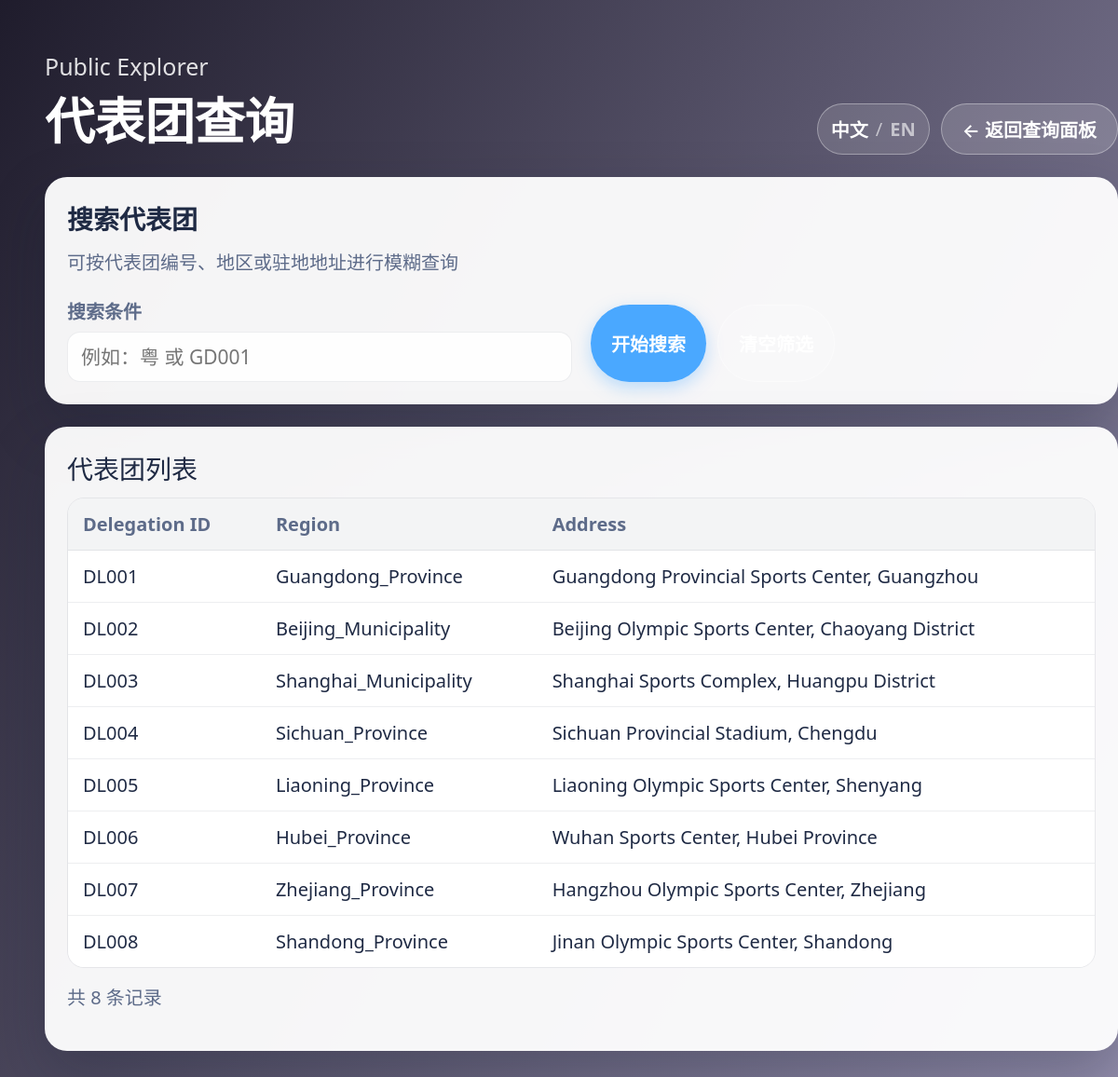
/delegation_list.php?lang=zh, run on the app's committed database.
### tables this page shows
CREATE TABLE Delegation (
    Delegation_id VARCHAR(50) PRIMARY KEY,
    Region VARCHAR(50) NOT NULL UNIQUE,
    Address VARCHAR(100)
);

### delegation_list.php (the view, shortened to what this page needs)
<?php
require_once __DIR__ . '/lang.php';
$db = new SQLite3(__DIR__ . '/data.db');
$search_term = isset($_GET['search']) ? trim($_GET['search']) : '';
if (!empty($search_term)) {
    $stmt = $db->prepare("SELECT * FROM Delegation
                         WHERE Delegation_id LIKE :term
                         OR Region LIKE :term
                         OR Address LIKE :term");
    $like_term = '%' . $search_term . '%';
    $stmt->bindValue(':term', $like_term, SQLITE3_TEXT);
    $results = $stmt->execute();
    $search_performed = true;
} else {
    $results = $db->query("SELECT * FROM Delegation");
}
?>
<!DOCTYPE html>
<html lang="<?= app_lang_html_attr(); ?>">
<head>
    <link rel="stylesheet" href="assets/ui.css">
</head>
<body>
<div class="app-shell">
    <header class="page-header">
        <div>
            <p>Public Explorer</p>
            <h1>代表团查询</h1>
        </div>
        <div class="header-actions">
            <?= render_lang_toggle(); ?>
            <a class="btn btn-ghost" href="public.php?lang=<?= app_lang_get(); ?>">← 返回查询面板</a>
        </div>
    </header>
    <section class="app-card">
        <h2 class="card-title">搜索代表团</h2>
        <p class="card-subtitle">可按代表团编号、地区或驻地地址进行模糊查询</p>
        <form method="get" class="form-grid">
            <div class="form-group">
                <label for="search">搜索条件</label>
                <input type="text" id="search" name="search" placeholder="例如：粤 或 GD001" value="<?= htmlspecialchars($search_term) ?>">
            </div>
            <div class="form-actions">
                <button class="btn btn-secondary" type="submit">开始搜索</button>
                <a class="btn btn-ghost" href="delegation_list.php">清空筛选</a>
            </div>
        </form>
    </section>
    <section class="app-card">
        <div class="card-title">代表团列表</div>
        <div class="table-wrapper">
            <table>
                <thead>
                <tr>
                    <th>Delegation ID</th>
                    <th>Region</th>
                    <th>Address</th>
                </tr>
                </thead>
                <tbody>
                <?php
                $row_count = 0;
                while ($row = $results->fetchArray(SQLITE3_ASSOC)) {
                    $row_count++;
                    echo '<tr>';
                    echo '<td>' . htmlspecialchars($row['Delegation_id']) . '</td>';
                    echo '<td>' . htmlspecialchars($row['Region']) . '</td>';
                    echo '<td>' . htmlspecialchars($row['Address']) . '</td>';
                    echo '</tr>';
                }
                ?>
                </tbody>
            </table>
        </div>
        <p style="margin-top:16px; color: var(--text-secondary);">共 <?= $row_count ?> 条记录</p>
    </section>
</div>
</body>
</html>

### assets/ui.css (style rules this page uses)
:root { --bg-gradient: linear-gradient(120deg, #1f1c2c, #928dab); --card-bg: rgba(255, 255, 255, 0.95); --text-primary: #1f2a44; --text-secondary: #5d6b89; --border-color: rgba(31, 42, 68, 0.08); --accent: #ff7e67; --accent-2: #4aa8ff; --accent-3: #2ecc71; --danger: #e74c3c; --warning: #f39c12; --success-bg: #e6f7f1; --error-bg: #fdecea; font-size: clamp(16px, 0.9vw + 13px, 20px); }
* { box-sizing: border-box; font-family: 'Microsoft YaHei', 'Segoe UI', system-ui, -apple-system, BlinkMacSystemFont, sans-serif; }
body { margin: 0; min-height: 100vh; background: var(--bg-gradient); padding: clamp(18px, 4vw, 60px); color: var(--text-primary); }
.app-shell { width: min(1500px, 96vw); margin: 0 auto; display: flex; flex-direction: column; gap: 24px; }
.page-header { display: flex; flex-wrap: wrap; justify-content: space-between; align-items: flex-end; gap: 16px; color: #fff; }
.page-header h1 { margin: 0; font-size: clamp(2.2rem, 1.8vw + 1.6rem, 3.2rem); }
.page-header p { margin: 6px 0 0; color: rgba(255, 255, 255, 0.86); font-size: clamp(1rem, 0.6vw + 0.9rem, 1.25rem); }
.header-actions { display: flex; flex-wrap: wrap; gap: 12px; flex: 1; justify-content: flex-end; }
.btn { display: inline-flex; align-items: center; justify-content: center; gap: 6px; padding: 12px 22px; border-radius: 999px; text-decoration: none; font-weight: 600; font-size: 1rem; border: none; cursor: pointer; transition: transform 0.2s ease, box-shadow 0.2s ease; }
.btn-secondary { background: var(--accent-2); color: #fff; box-shadow: 0 6px 18px rgba(74, 168, 255, 0.35); }
.btn-ghost { background: rgba(255, 255, 255, 0.15); color: #fff; border: 1px solid rgba(255, 255, 255, 0.35); }
.app-card { background: var(--card-bg); border-radius: 24px; padding: clamp(24px, 2vw, 36px); box-shadow: 0 25px 60px rgba(15, 23, 42, 0.25); }
.card-title { font-size: 1.4rem; margin: 0 0 12px; color: var(--text-primary); }
.card-subtitle { margin: 0 0 24px; color: var(--text-secondary); }
.form-grid { display: grid; gap: 20px; grid-template-columns: repeat(auto-fit, minmax(220px, 1fr)); }
.form-group { display: flex; flex-direction: column; gap: 8px; }
.form-group label { font-weight: 600; color: var(--text-secondary); }
.form-group input, .form-group select, .form-group textarea { padding: 12px 14px; border-radius: 14px; border: 1px solid var(--border-color); background: rgba(255, 255, 255, 0.85); font-size: 1.05rem; }
.form-actions { margin-top: 8px; display: flex; gap: 12px; flex-wrap: wrap; }
.table-wrapper { overflow-x: auto; border-radius: 18px; border: 1px solid var(--border-color); }
table { width: 100%; border-collapse: collapse; font-size: 1rem; background: #fff; }
th, td { padding: 14px 16px; border-bottom: 1px solid rgba(31, 42, 68, 0.08); text-align: left; }
th { background: rgba(31, 42, 68, 0.05); font-weight: 600; color: var(--text-secondary); }
tr:last-child td { border-bottom: none; }

### data on the page
delegation: Delegation_id "DL001", Region "Guangdong_Province", Address "Guangdong Provincial Sports Center, Guangzhou"
delegation: Delegation_id "DL002", Region "Beijing_Municipality", Address "Beijing Olympic Sports Center, Chaoyang District"
delegation: Delegation_id "DL003", Region "Shanghai_Municipality", Address "Shanghai Sports Complex, Huangpu District"
delegation: Delegation_id "DL004", Region "Sichuan_Province", Address "Sichuan Provincial Stadium, Chengdu"
delegation: Delegation_id "DL005", Region "Liaoning_Province", Address "Liaoning Olympic Sports Center, Shenyang"
delegation: Delegation_id "DL006", Region "Hubei_Province", Address "Wuhan Sports Center, Hubei Province"
delegation: Delegation_id "DL007", Region "Zhejiang_Province", Address "Hangzhou Olympic Sports Center, Zhejiang"
delegation: Delegation_id "DL008", Region "Shandong_Province", Address "Jinan Olympic Sports Center, Shandong"

### other printed values
$row_count "8"
